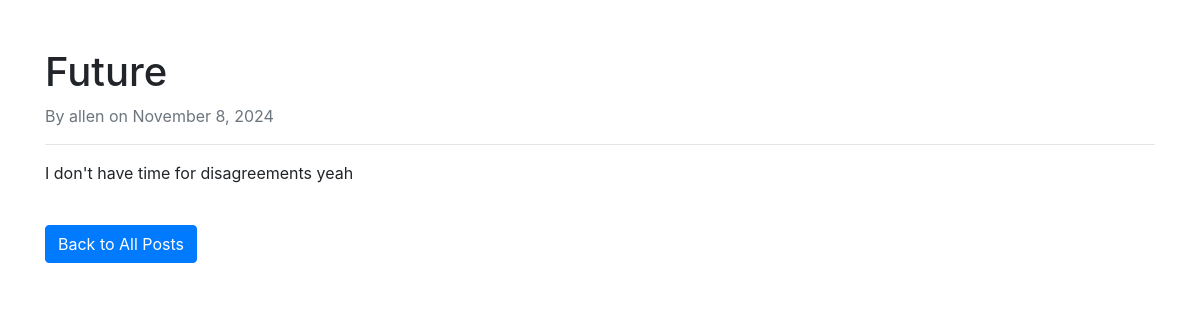
/post/5/, run on the app's committed database.
### blog_app/models.py (models this page shows, shortened)
class Post(models.Model):
    title = models.CharField(max_length=200)
    content = models.TextField()    # Links to the User model
    author = models.ForeignKey(User, on_delete=models.CASCADE)
    created_at = models.DateTimeField(auto_now_add=True)  # Automatically sets on creation
    updated_at = models.DateTimeField(auto_now_add=True)  # Automatically updates on modification

### blog_app/views.py (the view)
# urls.py: path('post/<int:pk>/', views.post_detail, name='post_detail'),
def post_detail(request, pk):
    post = get_object_or_404(Post, pk=pk)
    return render(request, 'blog/post_detail.html', {'post': post})

### blog_app/templates/blog/post_detail.html (shortened to what this page needs)
<!DOCTYPE html>
<html lang="en">
<head>
    <link href="https://stackpath.bootstrapcdn.com/bootstrap/4.5.2/css/bootstrap.min.css" rel="stylesheet">
</head>
<body>
    <div class="container my-5">
        <h1>{{ post.title }}</h1>
        <p class="text-muted">By {{ post.author }} on {{ post.created_at|date:"F j, Y" }}</p>
        <hr>
        <p>{{ post.content }}</p>
        <a href="{% url 'post_list' %}" class="btn btn-primary mt-4">Back to All Posts</a>
    </div>
</body>
</html>

### data on the page
Post: title "Future", author "allen", created_at "November 8, 2024", content "I don't have time for disagreements yeah"
